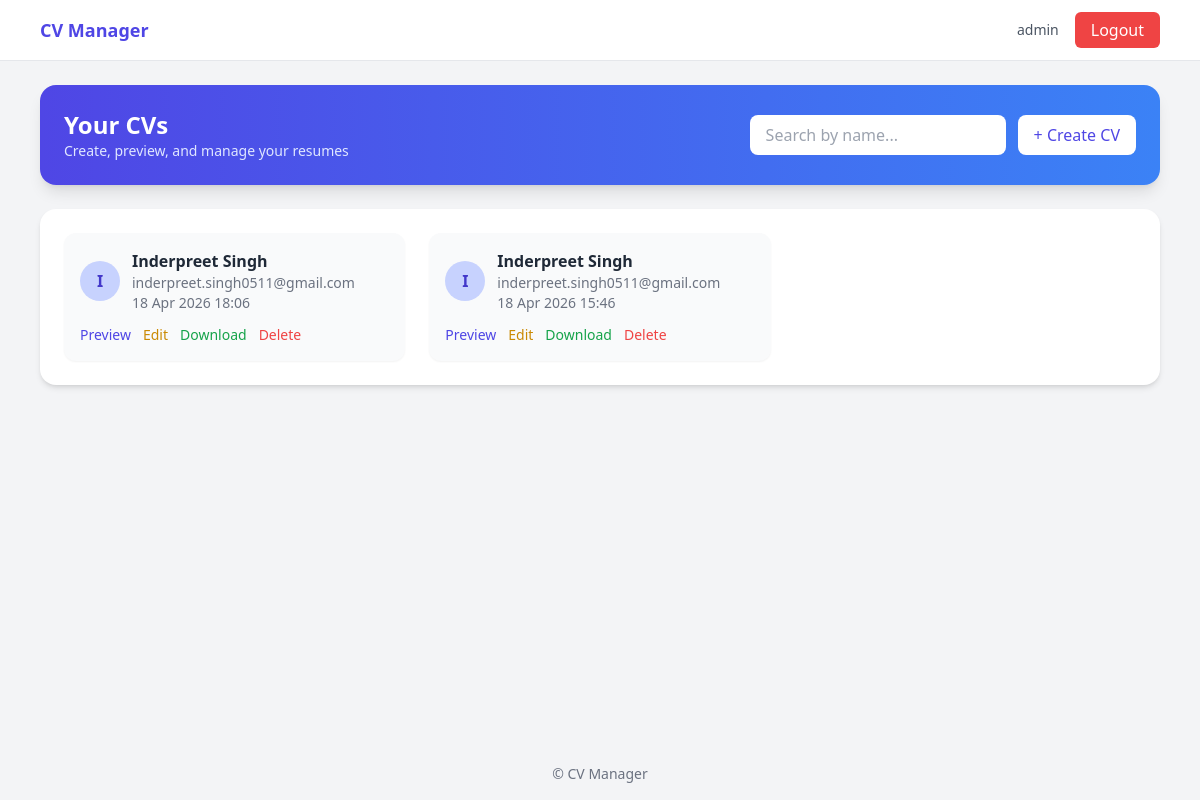
Before: / (signed in) with the older database file.
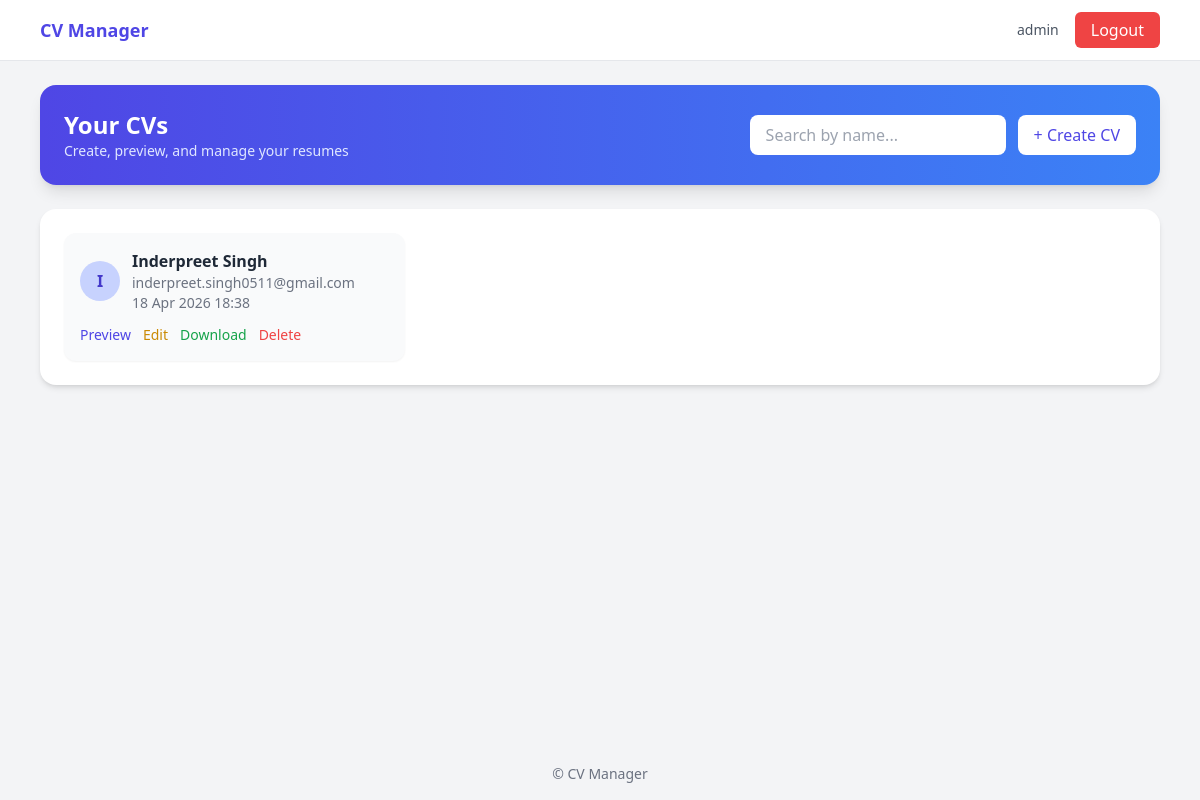
After: the same page with the newer database file.
### myapp/models.py (models this page shows)
class Profile(models.Model):
    user=models.ForeignKey(User,on_delete=models.CASCADE)
    name=models.CharField(max_length=100)
    email=models.CharField(max_length=100)
    phone=models.CharField(max_length=100)
    degree=models.CharField(max_length=50)
    school=models.CharField(max_length=50)
    university=models.CharField(max_length=50)
    summary=models.TextField()
    previous_work=models.TextField()
    skills=models.TextField()
    created_at=models.DateTimeField(auto_now_add=True)

### myapp/views.py (the view)
# urls.py: path('',ProfileDashboardView.as_view(),name='home'),
class ProfileDashboardView(ListView):
    model=Profile
    template_name='myapp/dashboard.html'
    context_object_name='object_list'
    def get_queryset(self):
        if self.request.user.is_authenticated:
            qs = Profile.objects.filter(user=self.request.user).order_by('-created_at')
        else:
            return Profile.objects.none()
        query = self.request.GET.get('q')
        if query:
            qs = qs.filter(name__icontains=query)
        return qs

### myapp/templates/myapp/dashboard.html (shortened to what this page needs)
{% extends 'myapp/base.html' %}
{% block content %}
<div class="bg-gradient-to-r from-indigo-600 to-blue-500 rounded-2xl p-6 text-white shadow-lg mb-6">
    <div class="flex flex-col md:flex-row md:items-center md:justify-between gap-4">
        <div>
            <h1 class="text-2xl font-semibold">Your CVs</h1>
            <p class="text-sm text-indigo-100">
                Create, preview, and manage your resumes
            </p>
        </div>
        <div class="flex gap-3 w-full md:w-auto">
            <form method="GET" class="flex-1 md:flex-none">
                <input type="text" name="q" placeholder="Search by name..."
                    value="{{ request.GET.q }}"
                    class="w-full md:w-64 px-4 py-2 rounded-lg text-gray-700 focus:outline-none">
            </form>
            <a href="{% url 'create_profile' %}"
               class="bg-white text-indigo-600 px-4 py-2 rounded-lg font-medium hover:bg-gray-100">
                + Create CV
            </a>
        </div>
    </div>
</div>
<div class="bg-white rounded-2xl p-6 shadow-md">
    {% if object_list %}
        <div class="grid sm:grid-cols-2 lg:grid-cols-3 gap-6">
            {% for profile in object_list %}
            <div class="bg-gray-50 rounded-xl p-4 shadow-sm hover:shadow-md transition">
                <div class="flex items-center gap-3 mb-3">
                    <div class="w-10 h-10 flex items-center justify-center rounded-full bg-indigo-200 text-indigo-700 font-semibold">
                        {{ profile.name|slice:":1" }}
                    </div>
                    <div>
                        <h2 class="font-semibold text-gray-800">{{ profile.name }}</h2>
                        <p class="text-sm text-gray-500">{{ profile.email }}</p>
                        <p class="text-sm text-gray-500">{{profile.created_at|date:"d M Y H:i"}}</p>
                    </div>
                </div>
                <div class="flex flex-wrap gap-3 text-sm mt-3">
                    <a href="{% url 'resume' profile.id %}" class="text-indigo-600 hover:underline">
                        Preview
                    </a>
                    <a href="{% url 'edit_profile' profile.id %}" class="text-yellow-600 hover:underline">
                        Edit
                    </a>
                    <a href="{% url 'download_resume' profile.id %}" class="text-green-600 hover:underline">
                        Download
                    </a>
                    <a href="{% url 'delete_profile' profile.id %}" class="text-red-500 hover:underline">
                        Delete
                    </a>
                </div>
            </div>
            {% endfor %}
        </div>
    {% else %}
        <p class="text-gray-500 text-center">No CVs yet</p>
    {% endif %}
</div>
{% endblock %}

### myapp/templates/myapp/base.html (shortened to what this page needs)
{% load static %}
<!DOCTYPE html>
<html lang="en">
<head>
    <script src="https://cdn.tailwindcss.com"></script>
</head>
<body class="bg-gray-100 min-h-screen flex flex-col">
    <nav class="bg-white border-b">
        <div class="max-w-6xl mx-auto px-4 py-3 flex justify-between items-center">
            <a href="{% url 'home' %}" class="text-lg font-semibold text-indigo-600">
                CV Manager
            </a>
            <div class="flex items-center gap-4">
                {% if user.is_authenticated %}
                    <span class="text-sm text-gray-600 hidden sm:block">
                        {{ user.username }}
                    </span>
                    <form method="POST" action="{% url 'logout' %}">
                        <button class="bg-red-500 text-white px-4 py-1.5 rounded-md hover:bg-red-600">
                            Logout
                        </button>
                    </form>
                {% endif %}
            </div>
        </div>
    </nav>
    <main class="flex-grow">
        <div class="max-w-6xl mx-auto px-4 py-6">
            {% block content %}{% endblock %}
        </div>
    </main>
    <footer class="text-center text-gray-500 text-sm py-4">
        © CV Manager
    </footer>
</body>
</html>

Changed rows visible on the page:
removed Profile: name "I", name "Inderpreet Singh", email "inderpreet.singh0511@gmail.com", created_at "18 Apr 2026 18:06"
removed Profile: name "I", name "Inderpreet Singh", email "inderpreet.singh0511@gmail.com", created_at "18 Apr 2026 15:46"
added Profile: name "I", name "Inderpreet Singh", email "inderpreet.singh0511@gmail.com", created_at "18 Apr 2026 18:38"
